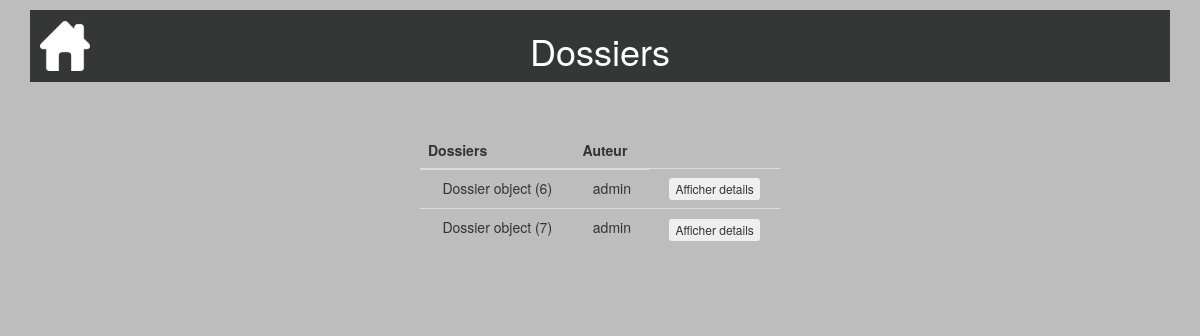
Before: /consultertouslesdossiers/ (signed in) with the older database file.
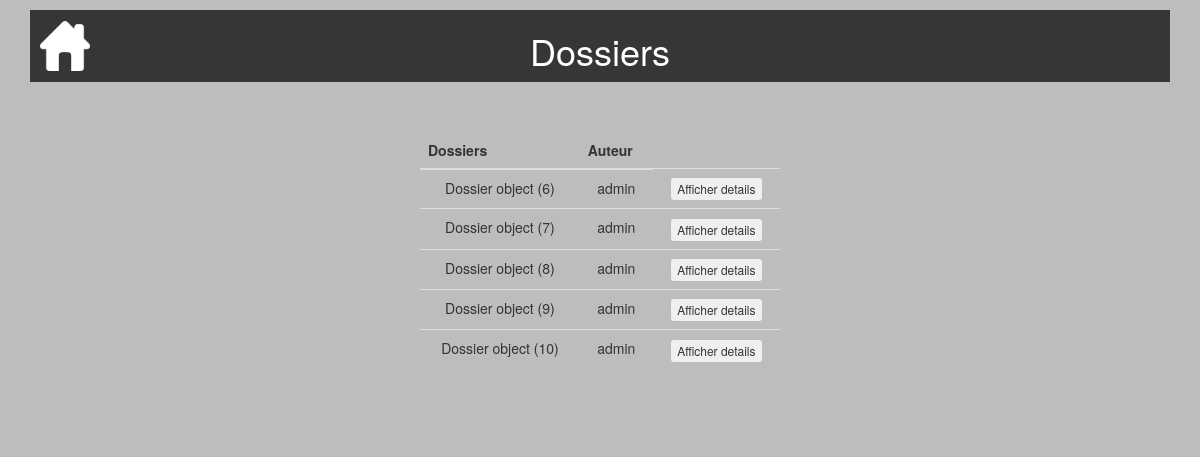
After: the same page with the newer database file.
### calculdej/models.py (models this page shows, shortened)
class Dossier(models.Model):
    date = models.DateTimeField(default=timezone.now, blank=True, verbose_name="Date création")
    auteur = models.ForeignKey(settings.AUTH_USER_MODEL, on_delete=models.CASCADE)
    imc = models.DecimalField(default=0.00,max_digits=5, decimal_places=2)
    age = models.IntegerField(default=0)
    de = models.DecimalField(default=0.00,max_digits=5, decimal_places=2)
    sexe = models.CharField(default="",max_length=1)
    dernier = models.BooleanField(default=True)

### consultertouslesdossiers/views.py (the view, shortened to what this page needs)
# urls.py: url('consultertouslesdossiers/', include('consultertouslesdossiers.urls')),
@login_required
@user_passes_test(check_user)
def consultertouslesdossiers(request):
    dossiers = Dossier.objects.all()
    return render(request, 'consultertouslesdossiers/consultertouslesdossiers.html', locals())

### consultertouslesdossiers/views.py (called while the page is built)
def check_user(user):
    if user.is_authenticated:
        username = user.get_username()
    return username=='admin'

### consultertouslesdossiers/templates/consultertouslesdossiers/consultertouslesdossiers.html (shortened to what this page needs)
{% extends "base.html" %}
{% block header %}<h1>Dossiers</h1>{% endblock %}
{% block content %}
<table class="table">
  <thead>
       <tr>
           <th>Dossiers</th>
           <th>Auteur</th>
       </tr>
   </thead>
   <tbody>
       {% for d in dossiers %}
       <tr>
           <td>{{ d }}</td>
           <td>{{ d.auteur }}</td>
           <td>
             <form method="post">
                 <button onclick="details()" class="btn btn-xs" type="submit" name="btnaffdetails" value="{{d.id}}">Afficher details</button>
             </form>
          </td>
       </tr>
      {%endfor%}
    </tbody>
</table>
{% endblock %}

Changed rows visible on the page:
added Dossier: id "Dossier object (8)", auteur "admin"
added Dossier: id "Dossier object (9)", auteur "admin"
added Dossier: id "Dossier object (10)", auteur "admin"
